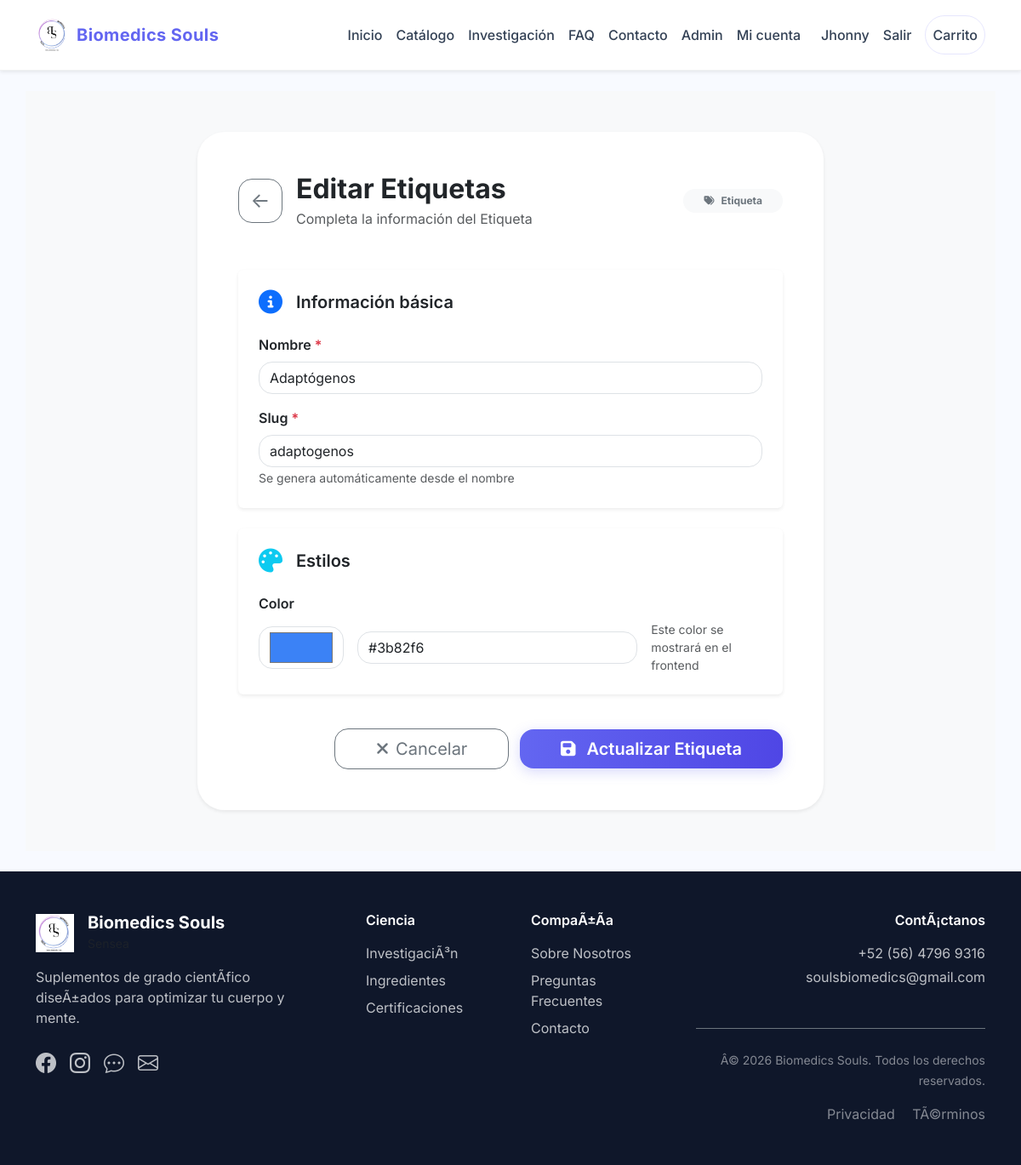
The page /index.php?url=admin/atributo-form/etiquetas/16 (signed in) on the database its author committed.
### tables this page shows
CREATE TABLE `usuarios` (
  `id` int(10) UNSIGNED NOT NULL,
  `nombre` varchar(100) NOT NULL,
  `apellidos` varchar(100) NOT NULL,
  `email` varchar(150) NOT NULL,
  `role` enum('cliente','admin','superadmin') NOT NULL DEFAULT 'cliente',
  `telefono` varchar(10) DEFAULT NULL,
  `password_hash` varchar(255) NOT NULL,
  `created_at` timestamp NOT NULL DEFAULT current_timestamp(),
  `updated_at` timestamp NOT NULL DEFAULT current_timestamp() ON UPDATE current_timestamp(),
  `deleted_at` timestamp NULL DEFAULT NULL
);

CREATE TABLE `etiquetas` (
  `id` int(10) UNSIGNED NOT NULL,
  `nombre` varchar(80) NOT NULL,
  `slug` varchar(80) NOT NULL,
  `color` varchar(7) NOT NULL DEFAULT '#3B82F6',
  `created_at` timestamp NOT NULL DEFAULT current_timestamp(),
  `updated_at` timestamp NOT NULL DEFAULT current_timestamp() ON UPDATE current_timestamp(),
  `deleted_at` timestamp NULL DEFAULT NULL
);

### public/app/core/Controller.php (called while the page is built, shortened)
<?php
class Controller
{
    protected function view(string $view, array $data = []): void
    {
        require APPROOT . '/views/layouts/main.php';
    }
    protected function getCurrentUser(): ?array
    {
        static $resolved = false;
        static $user     = null;
        if ($resolved) {
            return $user;
        }
        $user = Usuario::findById((int) $_SESSION['user_id']);
        return $user;
    }
    protected function requireAdmin(): void
    {
        $user = $this->getCurrentUser();
    }
}

### public/app/controllers/AdminAttributesController.php (called while the page is built, shortened)
<?php
class AdminAttributesController extends Controller
{
    public function __construct()
    {
        $this->requireAdmin();
    }
    public function form(?string $type = null, ?string $id = null): void
    {
        $modelClass = AttributeService::getModelClass($type);
        $item       = null;
        $error      = null;
        if ($id !== null) {
            $item = $modelClass::findById((int) $id);
        }
        $this->view('admin/attributes/form', [
            'title'  => $item
                ? 'Editar ' . AttributeService::getTitle($type)
                : 'Crear ' . AttributeService::getTitle($type),
            'type'   => $type,
            'item'   => $item,
            'error'  => $error,
            'isEdit' => $item !== null,
        ]);
    }
}

### public/index.php (called while the page is built, shortened)
<?php
require_once __DIR__ . '/app/config/config.php';
require_once APPROOT . '/core/Controller.php';
new App();

### public/app/config/config.php (called while the page is built, shortened)
<?php
function site_url(string $path = ''): string
{
    $path = ltrim($path, '/');
    $base = BASE_URL === '/' ? '/' : BASE_URL . '/';
    return $base . 'index.php?url=' . $path;
}
function asset_url(string $path = ''): string
{
    $path = ltrim($path, '/');
    return BASE_URL === '/' ? '/assets/' . $path : BASE_URL . '/assets/' . $path;
}

### public/app/models/Usuario.php (called while the page is built, shortened)
<?php
class Usuario
{
    public static function findById(int $id): ?array
    {
        $db = Database::getInstance();
        $stmt = $db->prepare('SELECT * FROM usuarios WHERE id = :id AND deleted_at IS NULL LIMIT 1');
        $stmt->execute(['id' => $id]);
        return $stmt->fetch() ?: null;
    }
}

### public/app/models/BaseAttributeModel.php (called while the page is built, shortened)
<?php
abstract class BaseAttributeModel
{
    protected static string $table;
    public static function findById(int $id): ?array
    {
        $db = Database::getInstance();
        $stmt = $db->prepare('SELECT * FROM ' . static::$table . ' WHERE id = :id AND deleted_at IS NULL LIMIT 1');
        $stmt->execute(['id' => $id]);
        return $stmt->fetch() ?: null;
    }
}

### public/app/views/admin/attributes/form.php (the view, shortened to what this page needs)
<?php
$typeConfig = [
        'etiquetas' => ['singular' => 'Etiqueta', 'icon' => 'fa-tags',     'color' => 'text-warning'],
        'usos'      => ['singular' => 'Uso',      'icon' => 'fa-lightbulb','color' => 'text-info'],
        'beneficios'=> ['singular' => 'Beneficio','icon' => 'fa-heart',    'color' => 'text-danger'],
];
$config = $typeConfig[$type] ?? [];
$isEdit = !empty($item);
$nombre     = $isEdit ? htmlspecialchars($item['nombre'])           : '';
$slug       = $isEdit ? htmlspecialchars($item['slug'])             : '';
$color      = $isEdit ? htmlspecialchars($item['color'] ?? '#3B82F6') : '#3B82F6';
?>
<div class="container py-5 admin-form" style="min-height: 100vh; background: #f8f9fa;">
    <div class="row justify-content-center">
        <div class="col-12 col-xl-8">
            <div class="card rounded-5 shadow-sm border-0">
                <div class="card-body p-5">
                    <div class="d-flex flex-column flex-md-row align-items-start align-items-md-center justify-content-between gap-3 mb-5">
                        <div class="d-flex align-items-center gap-3">
                            <a href="<?= site_url("admin/atributos/$type"); ?>"
                               class="btn btn-outline-secondary rounded-4 d-flex align-items-center justify-content-center"
                               style="width:52px; height:52px; font-size:1.5rem;">←</a>
                            <div>
                                <h1 class="h2 fw-bold mb-1"><?= htmlspecialchars($title); ?></h1>
                                <p class="text-muted mb-0">Completa la información del <?= $config['singular'] ?? 'atributo'; ?></p>
                            </div>
                        </div>
                        <span class="badge bg-light text-secondary px-4 py-2 rounded-pill">
                            <i class="fas <?= $config['icon'] ?? 'fa-tag'; ?> me-2"></i><?= $config['singular'] ?? ''; ?>
                        </span>
                    </div>
                    <form method="post" action="" class="row g-4">
                        <div class="col-12">
                            <div class="card border-0 shadow-sm">
                                <div class="card-body p-4">
                                    <div class="d-flex align-items-center gap-3 mb-4">
                                        <i class="fas fa-info-circle text-primary fs-3"></i>
                                        <h2 class="h5 fw-semibold mb-0">Información básica</h2>
                                    </div>
                                    <div class="row g-3">
                                        <div class="col-12">
                                            <label class="form-label fw-semibold">
                                                Nombre <span class="text-danger">*</span>
                                            </label>
                                            <input type="text" name="nombre" class="form-control rounded-4"
                                                   placeholder="Ej: Antioxidante" required
                                                   value="<?= $nombre; ?>"
                                                   oninput="updateSlug(this.value)">
                                        </div>
                                        <div class="col-12">
                                            <label class="form-label fw-semibold">
                                                Slug <span class="text-danger">*</span>
                                            </label>
                                            <input type="text" name="slug" id="slug" class="form-control rounded-4"
                                                   placeholder="slug-automatico" required
                                                   value="<?= $slug; ?>">
                                            <small class="text-muted">Se genera automáticamente desde el nombre</small>
                                        </div>
                                    </div>
                                </div>
                            </div>
                        </div>
                        <?php if ($type === 'etiquetas'): ?>
                            <div class="col-12">
                                <div class="card border-0 shadow-sm">
                                    <div class="card-body p-4">
                                        <div class="d-flex align-items-center gap-3 mb-4">
                                            <i class="fas fa-palette text-info fs-3"></i>
                                            <h2 class="h5 fw-semibold mb-0">Estilos</h2>
                                        </div>
                                        <div>
                                            <label class="form-label fw-semibold">Color</label>
                                            <div class="d-flex align-items-center gap-3">
                                                <input type="color" name="color" id="colorPicker"
                                                       class="form-control rounded-4"
                                                       style="max-width:100px; height:50px; cursor:pointer;"
                                                       value="<?= $color; ?>"
                                                       oninput="document.getElementById('colorText').value = this.value">
                                                <input type="text" id="colorText" class="form-control rounded-4"
                                                       placeholder="#3B82F6"
                                                       value="<?= $color; ?>" readonly>
                                                <small class="text-muted">Este color se mostrará en el frontend</small>
                                            </div>
                                        </div>
                                    </div>
                                </div>
                            </div>
                        <?php endif; ?>
                        <div class="col-12 text-end pt-3">
                            <a href="<?= site_url("admin/atributos/$type"); ?>"
                               class="btn btn-lg btn-outline-secondary rounded-4 px-5 me-2">
                                <i class="fas fa-times me-2"></i>Cancelar
                            </a>
                            <button type="submit" class="btn btn-lg btn-gradient rounded-4 px-5">
                                <i class="fas fa-save me-2"></i>
                                <?= $isEdit ? 'Actualizar' : 'Crear'; ?> <?= $config['singular'] ?? ''; ?>
                            </button>
                        </div>
                    </form>
                </div>
            </div>
        </div>
    </div>
</div>
<link rel="stylesheet" href="<?= asset_url('css/admin-attributes.css'); ?>">

### public/app/views/partials/header.php (shortened to what this page needs)
<header>
    <nav class="navbar navbar-expand-lg navbar-light shadow-sm py-3">
        <div class="container">
            <a class="navbar-brand d-flex align-items-center" href="<?= site_url(); ?>">
                <img src="<?= asset_url('img/deco/logo.jpeg'); ?>" alt="Biomedics Souls Logo" height="40" class="me-2">
                Biomedics Souls
            </a>
            <div class="collapse navbar-collapse" id="mainNavbar">
                <ul class="navbar-nav ms-auto mb-2 mb-lg-0 align-items-lg-center">
                    <li class="nav-item"><a class="nav-link" href="<?= site_url('home'); ?>">Inicio</a></li>
                    <li class="nav-item"><a class="nav-link" href="<?= site_url('catalogo'); ?>">Catálogo</a></li>
                    <li class="nav-item"><a class="nav-link" href="<?= site_url('ciencia'); ?>">Investigación</a></li>
                    <li class="nav-item"><a class="nav-link" href="<?= site_url('faq'); ?>">FAQ</a></li>
                    <li class="nav-item"><a class="nav-link" href="<?= site_url('contacto'); ?>">Contacto</a></li>
                    <?php if (!empty($currentUser)): ?>
                        <?php if (in_array($currentUser['role'], ['admin', 'superadmin'], true)): ?>
                            <li class="nav-item"><a class="nav-link" href="<?= site_url('admin/dashboard'); ?>">Admin</a></li>
                        <?php endif; ?>
                        <li class="nav-item"><a class="nav-link" href="<?= site_url('cuenta'); ?>">Mi cuenta</a></li>
                        <li class="nav-item"><span class="nav-link disabled px-3"><?= htmlspecialchars($currentUser['nombre'] ?? 'Usuario'); ?></span></li>
                        <li class="nav-item">
                            <form method="post" action="<?= site_url('auth/logout'); ?>" class="d-inline">
                                <button type="submit" class="nav-link btn btn-link p-0 border-0">Salir</button>
                            </form>
                        </li>
                    <?php else: ?>
                        <li class="nav-item"><a class="nav-link" href="<?= site_url('auth/login'); ?>">Ingresar</a></li>
                        <li class="nav-item"><a class="nav-link" href="<?= site_url('auth/register'); ?>">Registro</a></li>
                    <?php endif; ?>
                    <li class="nav-item ms-lg-3">
                        <a class="nav-link header-action" href="<?= site_url('carrito'); ?>">Carrito</a>
                    </li>
                </ul>
            </div>
        </div>
    </nav>
</header>

### public/assets/css/styles.css (style rules this page uses)
:root { color-scheme: light; --bg: #ffffff; --surface: #f8faff; --surface-soft: #f1f5f9; --primary: #6366f1; --primary-soft: rgba(99, 102, 241, 0.12); --secondary: #a855f7; --dark-blue: #4338ca; --text: #0f172a; --muted: #64748b; --border: #e2e8f0; --radius: 1.5rem; }
* { box-sizing: border-box; }
body { margin: 0; min-height: 100vh; font-family: 'Inter', system-ui, -apple-system, BlinkMacSystemFont, 'Segoe UI', sans-serif; background: var(--surface); color: var(--text); }
a { color: var(--dark-blue); }
.navbar { background: rgba(255, 255, 255, 0.96) !important; backdrop-filter: blur(12px); border-bottom: 1px solid rgba(15, 23, 42, 0.06); }
.navbar-brand { font-weight: 700; letter-spacing: 0.02em; color: var(--primary) !important; }
.navbar .nav-link { color: #334155 !important; font-weight: 500; }
.header-action { border-radius: 999px; padding: 0.65rem 1.1rem; border: 1px solid rgba(99, 102, 241, 0.16); }

### public/assets/css/admin-attributes.css (style rules this page uses)
.btn-gradient { background: linear-gradient(90deg, #6366f1, #4f46e5); border: none; color: #ffffff; font-weight: 600; border-radius: 16px; box-shadow: 0 4px 15px rgba(99, 102, 241, 0.25); transition: transform 0.25s ease, box-shadow 0.25s ease; }
input[type="color"] { border-radius: 8px; border: 1px solid #dee2e6; cursor: pointer; }

### rows shown on the page
usuarios: nombre "Jhonny"
etiquetas: nombre "Adaptógenos", slug "adaptogenos", color "#3b82f6"

### other values the page prints
$title "Editar Etiquetas"
$config['singular'] "Etiqueta"
